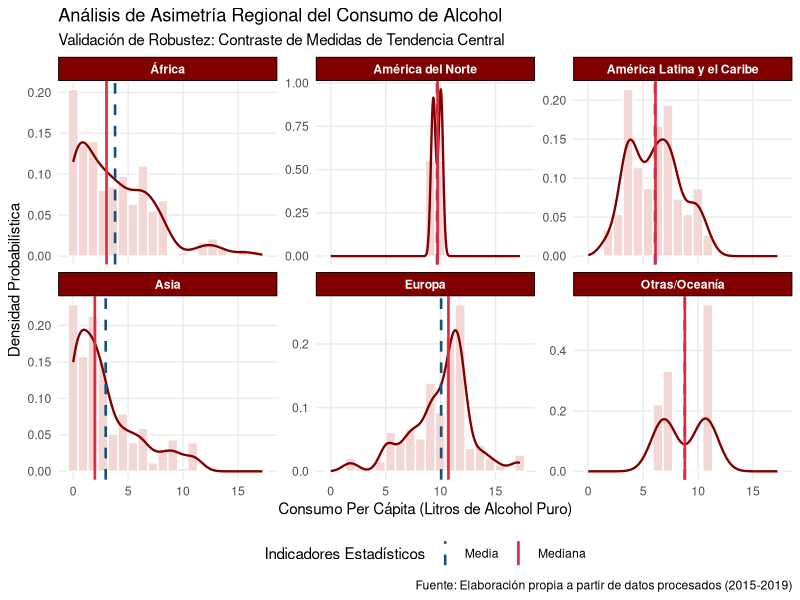
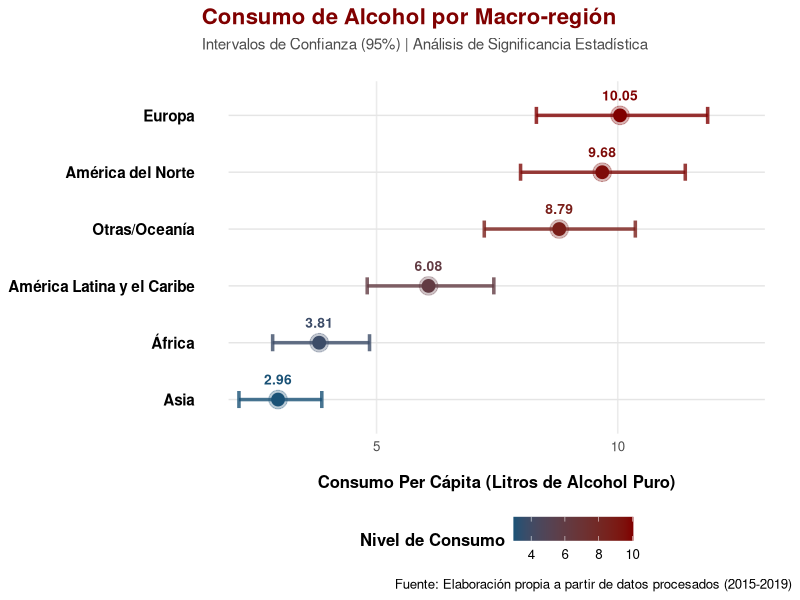
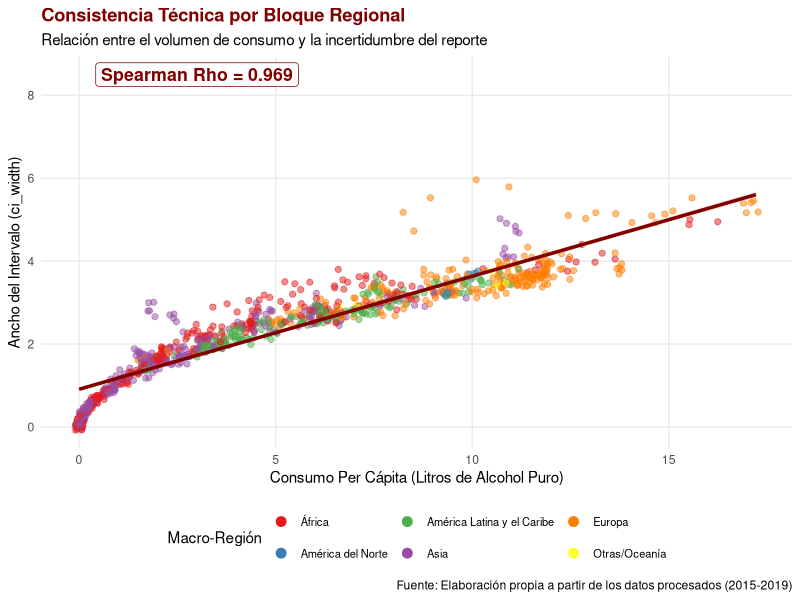
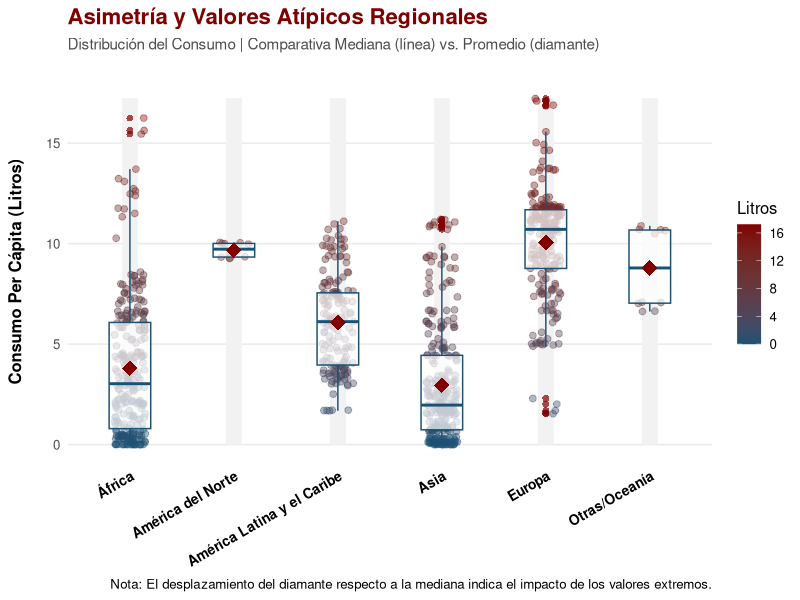
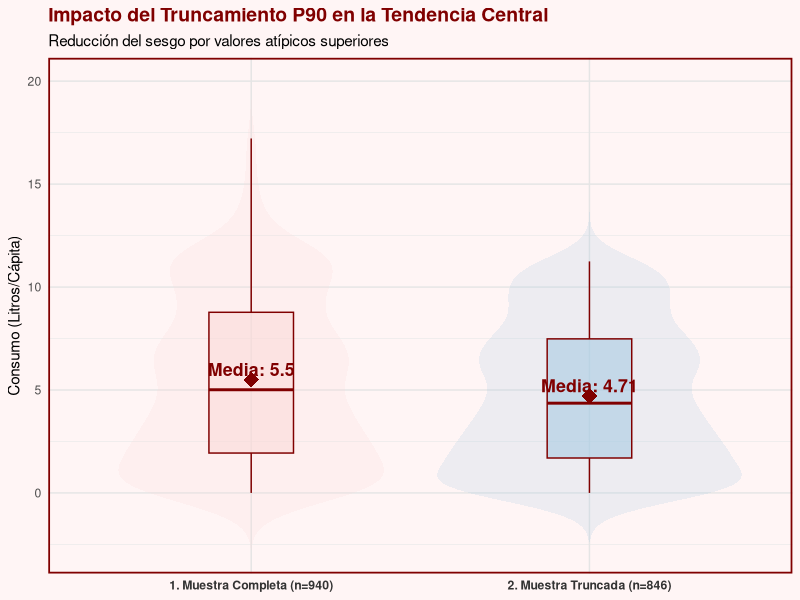
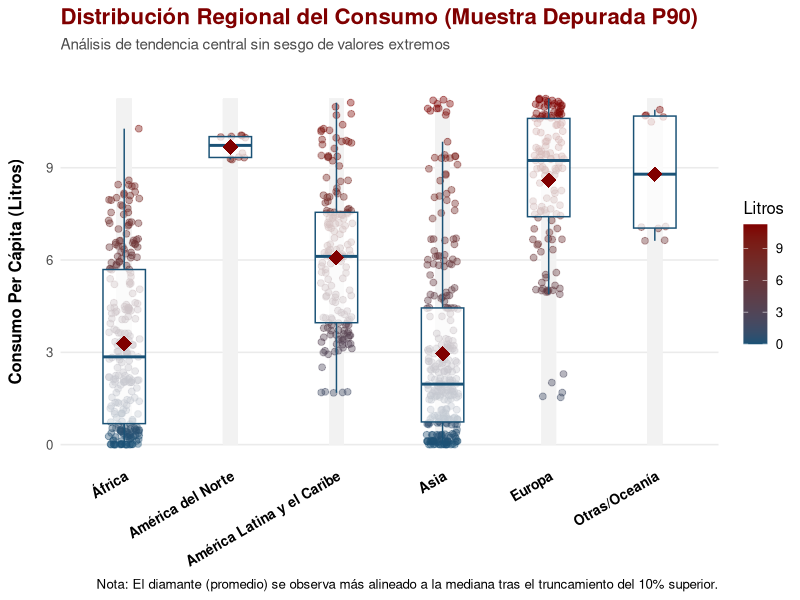
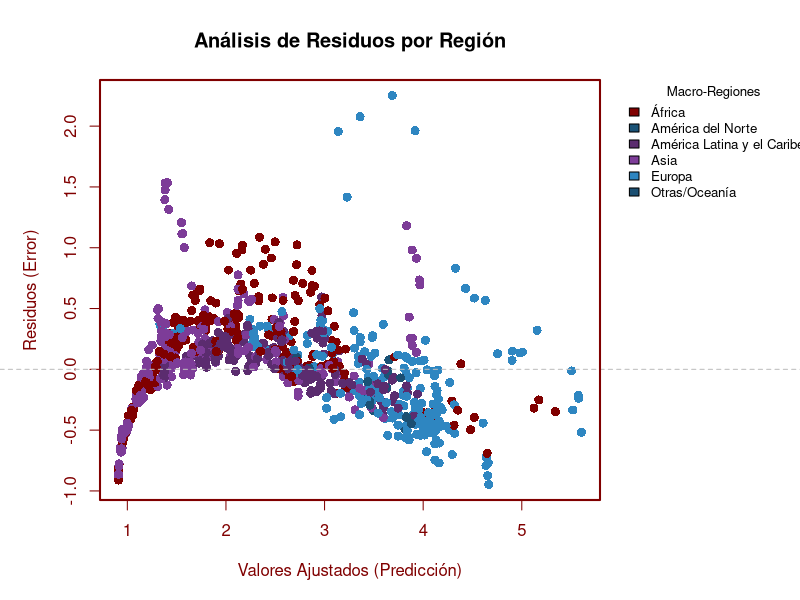
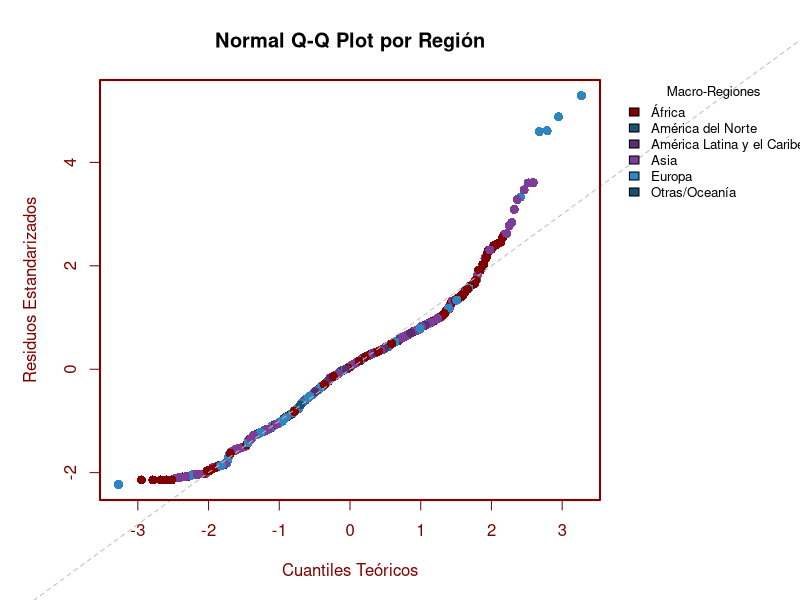

Generate these figures, in order, with R:
## ---- chunk 1
# Configuración global de chunks
knitr::opts_chunk$set(
  echo = FALSE,        # Mostrar código
  warning = FALSE,    # Ocultar advertencias
  message = FALSE,    # Ocultar mensajes de carga
  fig.align = "center",
  out.width = "90%",
  fig.pos = "H",
  out.extra = ""
)

options(knitr.table.format = function() {
  if (knitr::is_latex_output()) "latex" else "html"
})

# Cargar librerías necesarias
library(tidyverse)
library(knitr)
library(kableExtra)
library(scales)
## ---- chunk 2
#creamos la funcion
aplicar_estilo_tabla <- function(df, caption_text) {
  
  #detectar si es pdf o html
  is_latex <- knitr::is_latex_output()
  
  #configuracion
  t <- df %>%
    kable(
      #solo si_latex
      booktabs = is_latex, 
      longtable = is_latex,
      escape = TRUE,
      caption = caption_text,
      align = "c",
      col.names = gsub("_", " ", names(df)) %>% str_to_title()
    )
  
  #estilos segun el formato de salida
  if (is_latex) {
    #para el PDF
    t <- t %>%
      kable_styling(
        latex_options = c("striped", "hold_position", "repeat_header"),
        full_width = FALSE,
        stripe_color = "#F2D7D5"
      ) %>%
      row_spec(0, bold = TRUE, color = "white", background = "#800000") %>%
      column_spec(1, bold = TRUE)
  } else {
    #para la WEB (HTML)
    t <- t %>%
      kable_styling(
        bootstrap_options = c("striped", "hover", "condensed", "responsive"),
        full_width = TRUE
      )
  }
  return(t)
}
## ---- chunk 3
#carga de la data
raw_data_alcohol <- read_csv("alcohol_data.csv", show_col_types = FALSE)

#Definición de Regiones
# Creamos un vector nombrado para facilitar la recodificación
paises_alc <- c("ATG", "ARG", "BHS", "BRB", "BLZ", "BOL", "BRA", "CHL", "COL", "CRI", "CUB", "DMA", "DOM", "ECU", "SLV", "GRD", "GTM", "GUY", "HTI", "HND", "JAM", "MEX", "NIC", "PAN", "PRY", "PER", "KNA", "LCA", "VCT", "SUR", "TTO", "URY", "VEN")
paises_norte <- c("CAN", "USA")
paises_asia <- c("AFG", "BHR", "BGD", "BTN", "BRN", "KHM", "CHN", "COK", "CYP", "PRK", "EGY", "FJI", "IND", "IDN", "IRN", "IRQ", "ISR", "JPN", "JOR", "KAZ", "KGZ", "KIR", "KWT", "LAO", "LBN", "MYS", "MDV", "MHL", "FSM", "MNG", "MMR", "NRU", "NPL", "NZL", "NIU", "OMN", "PAK", "PLW", "PNG", "PHL", "QAT", "KOR", "WSM", "SAU", "SGP", "SLB", "LKA", "SYR", "TJK", "THA", "TLS", "TON", "TUR", "TKM", "TUV", "ARE", "UZB", "VUT", "VNM", "YEM")
paises_europa <- c("ALB", "AND", "ARM", "AUT", "AZE", "BLR", "BEL", "BIH", "BGR", "HRV", "CZE", "DNK", "EST", "FIN", "FRA", "GEO", "DEU", "GRC", "HUN", "ISL", "IRL", "ITA", "LVA", "LTU", "LUX", "MLT", "MCO", "MNE", "NLD", "MKD", "NOR", "POL", "PRT", "MDA", "ROU", "RUS", "SMR", "SRB", "SVK", "SVN", "ESP", "SWE", "CHE", "UKR", "GBR")
paises_africa <- c("DZA", "AGO", "BEN", "BWA", "BFA", "BDI", "CMR", "CPV", "CAF", "TCD", "COM", "COG", "CIV", "COD", "DJI", "GNQ", "ERI", "ETH", "GAB", "GMB", "GHA", "GIN", "GNB", "KEN", "LSO", "LBR", "LBY", "MDG", "MWI", "MLI", "MRT", "MUS", "MAR", "MOZ", "NAM", "NER", "NGA", "RWA", "STP", "SEN", "SYC", "SLE", "SOM", "ZAF", "SSD", "SDN", "TGO", "TUN", "UGA", "TZA", "ZMB", "ZWE")

#Procesamiento
clean_data_alcohol <- raw_data_alcohol %>%
  filter(sex == "Both sexes", year %in% 2015:2019) %>%
  select(country, iso3, year, alcohol_liters_per_capita, lower_ci, upper_ci, ci_width) %>%
  drop_na(alcohol_liters_per_capita, ci_width) %>%
  mutate(
    Region = case_when(
      iso3 %in% paises_alc    ~ "América Latina y el Caribe",
      iso3 %in% paises_norte  ~ "América del Norte",
      iso3 %in% paises_asia   ~ "Asia",
      iso3 %in% paises_europa ~ "Europa",
      iso3 %in% paises_africa ~ "África",
      TRUE                    ~ "Otras/Oceanía"
    ),
    across(c(country, iso3, year, Region), as.factor)
  )

tabla_muestra <- clean_data_alcohol %>%
  select(country, iso3, year, Region, alcohol_liters_per_capita, ci_width) %>%
  head(10)

#imprimimos las dimensiones del data frame limpio y las primeras filas
aplicar_estilo_tabla(tabla_muestra, "Muestra de los Datos de Consumo Procesados")
## ---- chunk 4
#análisis de impacto de la limpieza de los datos
n_inicial <- raw_data_alcohol %>% filter(sex == "Both sexes", year %in% 2015:2019) %>% nrow()
n_final   <- nrow(clean_data_alcohol)

tendencia_pre <- raw_data_alcohol %>%
  filter(sex == "Both sexes", year %in% 2015:2019) %>%
  summarize(
    Estado = "Original (Pre-Limpieza)",
    Muestra = n(),
    Media = mean(alcohol_liters_per_capita, na.rm = TRUE),
    Mediana = median(alcohol_liters_per_capita, na.rm = TRUE)
  )

tendencia_post <- clean_data_alcohol %>%
  summarize(
    Estado = "Depurado (Post-Limpieza)",
    Muestra = n(),
    Media = mean(alcohol_liters_per_capita),
    Mediana = median(alcohol_liters_per_capita)
  )

tabla_limpiieza <- bind_rows(tendencia_pre, tendencia_post) %>%
  mutate(Sesgo_Absoluto = Media - Mediana)

aplicar_estilo_tabla(tabla_limpiieza, "Comparación post-limpieza de los datos")
## ---- chunk 5
set.seed(123)
muestra_sucia <- clean_data_alcohol %>%
  mutate(
    alcohol_liters_per_capita = if_else(runif(n()) < 0.10, NA_real_, alcohol_liters_per_capita),
    ci_width = if_else(runif(n()) < 0.05, NA_real_, ci_width)
  )

validación_algoritmo <- data.frame(
  Fase = c("Muestra Contaminada", "Muestra Recuperada"),
  N_Total = c(nrow(muestra_sucia), nrow(muestra_sucia %>% drop_na(alcohol_liters_per_capita, ci_width))),
  Valores_NA = c(sum(is.na(muestra_sucia$alcohol_liters_per_capita)), 0)
)

aplicar_estilo_tabla(validación_algoritmo, "Prueba de Estrés: Validación del Algoritmo de Depuración")
## ---- chunk 6
muestra_recuperada <- muestra_sucia %>%
  drop_na(alcohol_liters_per_capita, ci_width)

comparacion_recuperacion <- data.frame(
  Estado = c("Muestra Contaminada", "Muestra Recuperada"),
 `Registros Totales` = c(nrow(muestra_sucia), nrow(muestra_recuperada)),
 `Valores NA Restantes` = c(sum(is.na(muestra_sucia$alcohol_liters_per_capita) | is.na(muestra_sucia$ci_width)), 0),
  `Media` = c(mean(muestra_sucia$alcohol_liters_per_capita, na.rm=TRUE), 
                      mean(muestra_recuperada$alcohol_liters_per_capita))
)

aplicar_estilo_tabla(comparacion_recuperacion, "Validación de la eficacia del algoritmo de limpieza de datos")
## ---- chunk 7
#consolidación de métricas finales
resumen_regional <- clean_data_alcohol %>%
  group_by(Region) %>%
  summarise(
    Consumo_Medio = mean(alcohol_liters_per_capita),
    Mediana_Consumo = median(alcohol_liters_per_capita),
    Desviación_Std = sd(alcohol_liters_per_capita),
    .groups = 'drop'
  ) %>%
  arrange(desc(Consumo_Medio))

tabla_maestra <- bind_rows(resumen_regional)
aplicar_estilo_tabla(tabla_maestra, "Métricas de Tendencia Central y Calidad de Datos") 

 #intervalo de confianza
resumen_regional <- clean_data_alcohol %>%
  group_by(Region) %>%
  summarise(
    Incertidumbre_Promedio = mean(ci_width),
    .groups = 'drop'
  ) 

tabla_maestra <- bind_rows(resumen_regional)
aplicar_estilo_tabla(tabla_maestra, "Intervalo de confianza regional") 
## ---- chunk 8
# Total Global 
total_global <- clean_data_alcohol %>%
  summarise(
    Region = "TOTAL GLOBAL",
    Consumo_Medio = mean(alcohol_liters_per_capita),
    Mediana_Consumo = median(alcohol_liters_per_capita),
    Desviación_Std = sd(alcohol_liters_per_capita),
  )
tabla_maestra <- bind_rows(total_global)

aplicar_estilo_tabla(tabla_maestra, "Métricas de Tendencia Central a Nivel Global") 

# Total Global 
total_global <- clean_data_alcohol %>%
  summarise(
    Region = "TOTAL GLOBAL",
    Incertidumbre_Promedio = mean(ci_width)
  )
tabla_maestra <- bind_rows(total_global)

aplicar_estilo_tabla(tabla_maestra, "Intervalo de Confianza a Nivel Global") 
## ---- chunk 9

#cálculo de indicadores de asimetría para validar la tendencia central
analisis_robustez <- clean_data_alcohol %>%
  group_by(Region) %>%
  summarise(
    Media = mean(alcohol_liters_per_capita),
    Mediana = median(alcohol_liters_per_capita),
    #calculamos la diferencia porcentual para medir el sesgo
    Sesgo_Relativo_Pct = ((Media - Mediana) / Mediana) * 100,
    .groups = 'drop'
  )
tabla_maestra <- analisis_robustez
 #tabla para el informe
aplicar_estilo_tabla(tabla_maestra, "Contraste entre la media y la meidana")
## ---- chunk 10
#definimos el límite: solo se queda el 90% de los datos con menor consumo
umbral_p90 <- quantile(clean_data_alcohol$alcohol_liters_per_capita, 0.90, na.rm = TRUE)

#aplicamos el filtro para crear la muestra truncada
muestra_truncada_p90 <- clean_data_alcohol %>%
  filter(alcohol_liters_per_capita <= umbral_p90)

#creamos una tabla que compare ambas muestras 
tabla_comparativa <- data.frame(
  Indicador = c("Nro.Países", "Media (Litros)", "Desv.Estándar", "Valor Máx"),
  Muestra_Completa = c(
    nrow(clean_data_alcohol),
    round(mean(clean_data_alcohol$alcohol_liters_per_capita, na.rm = TRUE), 2),
    round(sd(clean_data_alcohol$alcohol_liters_per_capita, na.rm = TRUE), 2),
    round(max(clean_data_alcohol$alcohol_liters_per_capita, na.rm = TRUE), 2)
  ),
  Muestra_Truncada = c(
    nrow(muestra_truncada_p90),
    round(mean(muestra_truncada_p90$alcohol_liters_per_capita, na.rm = TRUE), 2),
    round(sd(muestra_truncada_p90$alcohol_liters_per_capita, na.rm = TRUE), 2),
    round(max(muestra_truncada_p90$alcohol_liters_per_capita, na.rm = TRUE), 2)
  )
)

aplicar_estilo_tabla(tabla_comparativa, "Muestra Completa vs. Muestra Truncada (P90)")
## ---- chunk 11
#tabla de intervalos 
tabla_de_intervalos <- clean_data_alcohol %>%
  group_by(Region) %>%
  summarise(
    n = n(),
    Media = mean(alcohol_liters_per_capita, na.rm = TRUE),
    LI = mean(lower_ci, na.rm = TRUE),
    LS = mean(upper_ci, na.rm = TRUE),
    Margen_Error = (LS - LI) / 2
  ) %>%
  arrange(desc(Media)) %>%
  mutate(across(where(is.numeric), ~ round(.x, 2)))

colnames(tabla_de_intervalos) <- c("Region", "Paises", "Media", "Lim. Inf", "Lim. Sup", "Marg Error")

aplicar_estilo_tabla(tabla_de_intervalos, "Estimación del Consumo por Región (IC 95)")
## ---- chunk 12
#extraemos los valores puntuales de cada medida para mapearlos como líneas verticales
lineas_centrales <- clean_data_alcohol %>%
  group_by(Region) %>%
  summarise(
    Media = mean(alcohol_liters_per_capita),
    Mediana = median(alcohol_liters_per_capita)
  )

#construccion de grafica (histograma)
ggplot(clean_data_alcohol, aes(x = alcohol_liters_per_capita)) +
  geom_histogram(aes(y = ..density..), bins = 20, fill = "#F2D7D5", color = "white") +
  
  #capa de Densidad suavizado de la distribución 
  #permite identificar visualmente la "forma" del consumo (campana vs sesgo)
  geom_density(color = "#800000", size = 0.8) +
  geom_vline(data = lineas_centrales, aes(xintercept = Media, color = "Media"), 
             linetype = "dashed", size = 0.9) +   #incorpor de la Media 
  
  geom_vline(data = lineas_centrales, aes(xintercept = Mediana, color = "Mediana"), 
             linetype = "solid", size = 0.9) + #incorporar la Mediana
  
  #genera una matriz de sub-gráficos para comparar comportamientos regionales
  facet_wrap(~Region, scales = "free_y") +
  
  #connfiguración Estética y Escalas de Color
  scale_color_manual(name = "Indicadores Estadísticos", 
                     values = c("Media" = "#1A5276", "Mediana" = "#E6283E")) +
  
  labs(
    title = "Análisis de Asimetría Regional del Consumo de Alcohol",
    subtitle = "Validación de Robustez: Contraste de Medidas de Tendencia Central",
    x = "Consumo Per Cápita (Litros de Alcohol Puro)",
    y = "Densidad Probabilística",
    caption = "Fuente: Elaboración propia a partir de datos procesados (2015-2019)"
  ) + #etiquetas 
  
  # Personalización del Tema
  theme_minimal(base_size = 11) +
  theme(
    legend.position = "bottom",
    strip.background = element_rect(fill = "#800000"), # Fondo para títulos de región
    strip.text = element_text(color = "white", face = "bold"),
    panel.grid.minor = element_blank()
  )
## ---- chunk 13
#preparacion de los datos 
resumen_grafico <- clean_data_alcohol %>%
  group_by(Region) %>%
  summarise(
    Media = mean(alcohol_liters_per_capita),
    LI = mean(lower_ci),
    LS = mean(upper_ci),
    .groups = 'drop'
  ) %>%
  arrange(Media)

#grafico estructura
ggplot(resumen_grafico, aes(x = reorder(Region, Media), y = Media, color = Media)) +
  geom_segment(aes(x = reorder(Region, Media), xend = reorder(Region, Media), 
                   y = min(LI)*0.9, yend = max(LS)*1.1), 
               color = "gray90", size = 0.5, linetype = "solid") +
  geom_errorbar(aes(ymin = LI, ymax = LS), 
                width = 0.3, 
                size = 1.2, 
                alpha = 0.8) + #capas de barras
  geom_point(size = 6, alpha = 0.3) + #brillo externo
  geom_point(size = 4) +               #punto central
  geom_text(aes(label = sprintf("%.2f", Media)), 
            vjust = -1.5, 
            fontface = "bold", 
            size = 3.5,
            show.legend = FALSE) +
  
  coord_flip() + #inversion de los ejes

  scale_color_gradient(low = "#1A5276", high = "#800000") +  #Paleta de colores degradada 
  
# títulos
  labs(
    title = "Consumo de Alcohol por Macro-región",
    subtitle = "Intervalos de Confianza (95%) | Análisis de Significancia Estadística",
    x = NULL, #sin titulo de los ejes porque ya tenemos las regiones
    y = "Consumo Per Cápita (Litros de Alcohol Puro)",
    caption = "Fuente: Elaboración propia a partir de datos procesados (2015-2019)",
    color = "Nivel de Consumo"
  ) +
  
  #para la estetica plus :)
  theme_minimal(base_size = 12) +
  theme(
    plot.title = element_text(face = "bold", size = 16, color = "#800000"),
    plot.subtitle = element_text(size = 11, color = "gray30", margin = margin(b = 20)),
    axis.text.y = element_text(face = "bold", size = 11, color = "black"),
    axis.title.x = element_text(margin = margin(t = 15), face = "bold"),
    panel.grid.major.y = element_blank(), #limpiamos rejilla horizontal para resaltar segmentos
    panel.grid.minor = element_blank(),
    legend.position = "bottom",
    legend.title = element_text(face = "bold")
  )
## ---- chunk 14
#calculo del coeficiente de spearmam
cor_val <- cor(clean_data_alcohol$alcohol_liters_per_capita, 
               clean_data_alcohol$ci_width, 
               method = "spearman", 
               use = "complete.obs")
label_cor <- paste("Spearman Rho =", round(cor_val, 3))

#gráfico con colores por Región y Jitter
ggplot(clean_data_alcohol, aes(x = alcohol_liters_per_capita, y = ci_width)) +
  
  #usamos geom_jitter para separar los puntos amontonados
  geom_jitter(aes(color = Region), alpha = 0.5, size = 1.8, width = 0.1, height = 0.1) +
  geom_smooth(method = "lm", color = "#800000", se = TRUE, fill = "#F2D7D5", size = 1.2) +  #Linea de regresion global
  scale_color_brewer(palette = "Set1") +   #diferentes colores para las regiones 
  
  annotate("label", x = 3, y = 8.5, label = label_cor, 
           fill = "white", color = "#800000", fontface = "bold", size = 4.5) +
  
#Etiquetas 
  labs(
    title = "Consistencia Técnica por Bloque Regional",
    subtitle = "Relación entre el volumen de consumo y la incertidumbre del reporte",
    x = "Consumo Per Cápita (Litros de Alcohol Puro)",
    y = "Ancho del Intervalo (ci_width)",
    color = "Macro-Región",
    caption = "Fuente: Elaboración propia a partir de los datos procesados (2015-2019)"
  ) +
  
  #etiquetas pro :)
  theme_minimal(base_size = 11) +
   theme(
    legend.position = "bottom",
    plot.title = element_text(face = "bold", color = "#800000"),
    panel.grid.minor = element_blank(),
     legend.text = element_text(size = 8)  # ajuste del espacio de la leyenda 
   ) +

  guides(color = guide_legend(nrow = 2, override.aes = list(alpha = 1, size = 3)))
## ---- chunk 15
regiones_ordenadas <- clean_data_alcohol %>%
  group_by(Region) %>%
  summarise(Media = mean(alcohol_liters_per_capita, na.rm = TRUE)) %>%
  arrange(Media) %>%
  pull(Region)

#construcción del gráfico Pro :)
ggplot(clean_data_alcohol, aes(x = factor(Region, levels = regiones_ordenadas), 
                               y = alcohol_liters_per_capita)) +
  
  #guía visual de fondo 
  geom_segment(aes(x = Region, xend = Region, y = 0, yend = max(alcohol_liters_per_capita, na.rm = TRUE)), 
               color = "gray95", size = 5) +
  
  #puntos con Jitter y degradado pros
  geom_jitter(aes(color = alcohol_liters_per_capita), 
              width = 0.15, alpha = 0.4, size = 2) +
  
  #boxplot estilizado :)
  geom_boxplot(fill = "white", color = "#1A5276", alpha = 0.7, 
               outlier.color = "#800000", outlier.shape = 16, 
               outlier.size = 2, width = 0.4) +
  
  #un diamante en el promedio
  stat_summary(fun = mean, geom = "point", shape = 18, size = 5, 
               color = "#800000") +
  
  #escala de colores
  scale_color_gradient(low = "#1A5276", high = "#800000") +
  
  #etiquetas 
  labs(
    title = "Asimetría y Valores Atípicos Regionales",
    subtitle = "Distribución del Consumo | Comparativa Mediana (línea) vs. Promedio (diamante)",
    x = NULL,
    y = "Consumo Per Cápita (Litros)",
    caption = "Nota: El desplazamiento del diamante respecto a la mediana indica el impacto de los valores extremos.",
    color = "Litros"
  ) +
  
  #personalizado pros :)
  theme_minimal(base_size = 12) +
  theme(
    plot.title = element_text(face = "bold", size = 16, color = "#800000"),
    plot.subtitle = element_text(size = 11, color = "gray30", margin = margin(b = 20)),
    axis.text.x = element_text(face = "bold", size = 10, color = "black", angle = 30, hjust = 1),
    axis.title.y = element_text(face = "bold", margin = margin(r = 15)),
    panel.grid.major.x = element_blank(),
    panel.grid.minor = element_blank(),
    legend.position = "right"
  )
## ---- chunk 16
#calculos
media_completa <- mean(clean_data_alcohol$alcohol_liters_per_capita, na.rm = TRUE)
media_truncada <- mean(muestra_truncada_p90$alcohol_liters_per_capita, na.rm = TRUE)

#datos 
datos_largos <- bind_rows(
  clean_data_alcohol %>% mutate(Grupo = "1. Muestra Completa (n=940)"),
  muestra_truncada_p90 %>% mutate(Grupo = "2. Muestra Truncada (n=846)")
)

#tablita usando 2 decimales
datos_medias <- data.frame(
  Grupo = c("1. Muestra Completa (n=940)", "2. Muestra Truncada (n=846)"),
  MediaVal = c(media_completa, media_truncada),
  Etiqueta = paste("Media:", round(c(media_completa, media_truncada), 2))
)

#grafica
ggplot(datos_largos, aes(x = Grupo, y = alcohol_liters_per_capita, fill = Grupo)) +
  geom_violin(trim = FALSE, alpha = 0.2, color = NA) +
  #botblox central
  geom_boxplot(width = 0.25, color = "#800000", alpha = 0.6, outlier.shape = NA) +
  #diamante en la media
  geom_point(data = datos_medias, aes(x = Grupo, y = MediaVal), 
             color = "#800000", shape = 18, size = 5) +
  #etiqueta para los numeros
  geom_text(data = datos_medias, aes(x = Grupo, y = MediaVal + 0.5, label = Etiqueta), 
            color = "#800000", fontface = "bold", size = 4.5) +
  scale_fill_manual(values = c("#FADBD8", "#A9CCE3")) + #colores
  
  labs(title = "Impacto del Truncamiento P90 en la Tendencia Central",
       subtitle = "Reducción del sesgo por valores atípicos superiores",
       x = NULL, y = "Consumo (Litros/Cápita)") +
  
  theme_minimal(base_size = 11) +
  theme(
    panel.background = element_rect(fill = "#FFF5F5", color = NA),
    plot.background = element_rect(fill = "#FFF5F5", color = NA),
    legend.position = "none",
    plot.title = element_text(face = "bold", color = "#800000", size = 14),
    axis.text.x = element_text(face = "bold", color = "#333333"),
    panel.border = element_rect(color = "#800000", fill = NA, size = 1.2),
    panel.grid.major = element_line(color = "gray90")
  )
## ---- chunk 17
#calculamos 
regiones_ordenadas_p90 <- muestra_truncada_p90 %>%
  group_by(Region) %>%
  summarise(Media = mean(alcohol_liters_per_capita, na.rm = TRUE)) %>%
  arrange(Media) %>%
  pull(Region)

#grafico
ggplot(muestra_truncada_p90, aes(x = factor(Region, levels = regiones_ordenadas_p90), 
                                 y = alcohol_liters_per_capita)) +
  geom_segment(aes(x = Region, xend = Region, y = 0, yend = max(alcohol_liters_per_capita, na.rm = TRUE)), 
               color = "gray95", size = 5) +
  
  #puntos con Jitter 
  geom_jitter(aes(color = alcohol_liters_per_capita), 
              width = 0.15, alpha = 0.4, size = 2) +
  
  #boxplot estilizado 
  geom_boxplot(fill = "white", color = "#1A5276", alpha = 0.7, 
               outlier.shape = NA, # Ya no debería haber outliers según el nuevo P90
               width = 0.4) +
  
  
  stat_summary(fun = mean, geom = "point", shape = 18, size = 5, 
               color = "#800000") +
  scale_color_gradient(low = "#1A5276", high = "#800000") +
  
  #etiquetas
  labs(
    title = "Distribución Regional del Consumo (Muestra Depurada P90)",
    subtitle = "Análisis de tendencia central sin sesgo de valores extremos",
    x = NULL,
    y = "Consumo Per Cápita (Litros)",
    caption = "Nota: El diamante (promedio) se observa más alineado a la mediana tras el truncamiento del 10% superior.",
    color = "Litros"
  ) +
  
  #estetica pro
  theme_minimal(base_size = 12) +
  theme(
    plot.title = element_text(face = "bold", size = 16, color = "#800000"),
    plot.subtitle = element_text(size = 11, color = "gray30", margin = margin(b = 20)),
    axis.text.x = element_text(face = "bold", size = 10, color = "black", angle = 30, hjust = 1),
    axis.title.y = element_text(face = "bold", margin = margin(r = 15)),
    panel.grid.major.x = element_blank(),
    panel.grid.minor = element_blank(),
    legend.position = "right"
  )
## ---- chunk 18
#datos
modelo_consistencia <- lm(ci_width ~ alcohol_liters_per_capita, data = clean_data_alcohol)

#extremos y para evitar errores
ajustados <- fitted(modelo_consistencia)
residuos <- residuals(modelo_consistencia)

#para los colores lidix
paleta_ecca <- c("#800000", "#1A5276", "#5B2C6F", "#7D3C98", "#2E86C1", "#1B4F72")
regiones <- as.factor(clean_data_alcohol$Region)
colores_puntos <- paleta_ecca[as.numeric(regiones)]

#configuracion del area
par(mar = c(5, 5, 4, 10), xpd = TRUE)

#grafico
plot(ajustados, residuos,
     main = "Análisis de Residuos por Región",
     xlab = "Valores Ajustados (Predicción)",
     ylab = "Residuos (Error)",
     col = colores_puntos, 
     pch = 16, 
     cex = 1.2,
     col.axis = "#800000",  
     col.lab = "#800000",   
     fg = "#800000",
     frame.plot = FALSE) #sin el marco

#agg la linea de referencia
abline(h = 0, lty = 2, col = "gray")

#borde
box(col = "#800000", lwd = 2)

legend("topright", 
       inset = c(-0.42, 0), 
       legend = levels(regiones), 
       fill = paleta_ecca, 
       title = "Macro-Regiones",
       bty = "n", 
       cex = 0.8)
## ---- chunk 19
#extraemos los residuos estandarizados
residuos_std <- rstandard(modelo_consistencia)
# Calculamos los cuantiles teóricos de la distribución normal
orden <- order(residuos_std)
n <- length(residuos_std)
cuantiles_teoricos <- qnorm(ppoints(n))[order(orden)]

# Usamos la misma paleta y regiones que el gráfico anterior
paleta_ecca <- c("#800000", "#1A5276", "#5B2C6F", "#7D3C98", "#2E86C1", "#1B4F72")
regiones <- as.factor(clean_data_alcohol$Region)
colores_puntos <- paleta_ecca[as.numeric(regiones)]

par(mar = c(5, 5, 4, 10), xpd = TRUE) #cofiguracion de area

#grafico de normalidad
plot(cuantiles_teoricos, residuos_std,
     main = "Normal Q-Q Plot por Región",
     xlab = "Cuantiles Teóricos",
     ylab = "Residuos Estandarizados",
     col = colores_puntos, 
     pch = 16, 
     cex = 1.2,
     col.axis = "#800000",  
     col.lab = "#800000",   
     fg = "#800000",
     frame.plot = FALSE)

#linea diagonal de ref
abline(0, 1, lty = 2, col = "gray")
#borde de color 
box(col = "#800000", lwd = 2)

legend("topright", 
       inset = c(-0.42, 0), 
       legend = levels(regiones), 
       fill = paleta_ecca, 
       title = "Macro-Regiones",
       bty = "n", 
       cex = 0.8)
## ---- chunk 20
top_incertidumbre <- clean_data_alcohol %>%
  select(country, Region, alcohol_liters_per_capita, ci_width) %>%
  arrange(desc(ci_width)) %>%
  head(20)

aplicar_estilo_tabla(top_incertidumbre, "Top 20 Países con Mayor Incertidumbre Estadística")
## ---- chunk 21
#se agrupa por región y promedio de consumo 
heatmap_alcohol <- clean_data_alcohol %>%
  mutate(Consumo_Bin = cut(alcohol_liters_per_capita, breaks = 5)) %>%
  group_by(Region, Consumo_Bin) %>%
  summarise(N_Paises = n())

ggplot(heatmap_alcohol, aes(x = Region, y = Consumo_Bin, fill = N_Paises)) +
  geom_tile(color = "white") +
  scale_fill_gradient(low = "#f9ebea", high = "#922b21", name = "N° de Países") +
  labs(x = "Macro-Región", y = "Rango de Consumo (Litros)", 
       subtitle = "Densidad de países: Nótese el solapamiento en niveles bajos para África/Asia") +
  theme_minimal() +
  theme(axis.text.x = element_text(angle = 45, hjust = 1))
## ---- chunk 22
#identificamos los paises con valores atipicos
lista_excluidos <- clean_data_alcohol %>%
  anti_join(muestra_truncada_p90, by = "country") %>% # Ajusta si tu columna se llama 'Pais'
  select(Region, country, alcohol_liters_per_capita) %>%
  arrange(desc(alcohol_liters_per_capita)) #ordenados del más bebedor al menos

#renombramos columnas
colnames(lista_excluidos) <- c("Región", "País", "Consumo (L/Cápita)")

#tabla 
aplicar_estilo_tabla(lista_excluidos, 
                     "Países Excluidos del Análisis por Consumo Extremo")
